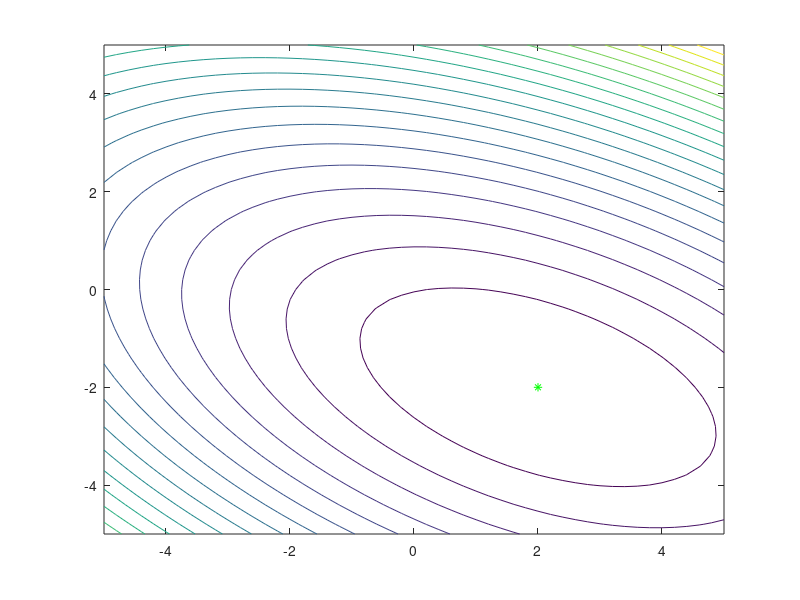

MATLAB code to generate this figure: (Note: this script raises an error after producing the figure.)
%%%%%%%%%%%%%%%%%%%%%%%%%%%%%%%%%%%%%%%%%%%%%%%%%%%%%%%%%%%%%%%
% EOSC 555 - Problem set #5.    Exercise 1
% Minimum of a quadratic function by using 
% a) steepest descent,
% b) Eigenvector directions
% c) CG directions
% d) Conjugate directions from Gram Schmidt 
% Daniel Trad    February 2001- EOSC 555  
%%%%%%%%%%%%%%%%%%%%%%%%%%%%%%%%%%%%%%%%%%%%%%%%%%%%%%%%%%%%%%%
close all 
clear
A=[3 2;2 6]
H=A; % Hessian
b=[2;-8];
fx='funcps5';
d1fx=['d1',fx];
tol=1e-5;  
maxiter=40;
[U,S,V]=svd(A);
xg=-5:.2:5;
yg=-5:.2:5;
[x1,x2]=meshgrid(xg,yg);
z=1/2*(x1.*(A(1,1).*x1+A(1,2).*x2)+x2.*(A(2,1).*x1+A(2,2).*x2))-b(1).*x1-b(2).*x2;
contour(x1,x2,z,20); hold on
xmin=A\b;
plot(xmin(1),xmin(2),'g*');
x0=[-2;2];
plotvector(V(:,1),xmin,'g');
plotvector(V(:,2),xmin,'b');
text(2.2,-1.5,'<---Eigenvector 1')
text(2.5,-2.3,'<---Eigenvector 2')
xaxis=[1 0]
theta1=(180/pi)*acos(dot(xaxis,V(:,1))/(norm(xaxis)*norm(V(:,1))))
theta2=(180/pi)*acos(dot(xaxis,V(:,2))/(norm(xaxis)*norm(V(:,2))))

% Steepest Descent minimization
[ysd,fy,normdeltay,normgrad]=steep_desc2(fx,d1fx,H,x0,maxiter,tol); 
i=1:max(size(ysd));
plot(ysd(i,1),ysd(i,2),'r');plot(ysd(end,1),ysd(end,2),'r*');
plot(ysd(i,1),ysd(i,2),'r.');
text(-4,0,'Steepest Descent--->');
title('Quadratic Function');
xlabel('x');
ylabel('y');
hold off

%%%%%%%%%%%%%%%%%%%%%%%%%%%%%%%%%%%%%%%%%%%%%%%%%%%%%%%%%%%%%%
% Minimization along eigenvectors
% Test for eigenvectors
p1=V(:,1);
p2=V(:,2);
test1=p1'*A*p2
test2=p2'*A*p1
test3=p1'*p2
test4=p2'*p1

S=[p1 p2];
mindescdir(A,b,S,x0,z,x1,x2,2,'Eigenvectors');
return;
%%%%%%%%%%%%%%%%%%%%%%%%%%%%%%%%%%%%%%%%%%%%%%%%%%%%%%%%%%%%%%
% The same as before with conjugate directions
% Find conjugate directions
[x,rho,niter,J,S]=conj_direc(A,b,tol,length(x0),x0);
S=S(:,1:2);
p1=S(:,1);
p2=S(:,2);

%Test for conjugacy
test1=p1'*A*p2
test2=p2'*A*p1
test3=p1'*p2
test4=p2'*p1
mindescdir(A,b,S,x0,z,x1,x2,3,'Conjugate Gradient');

display('The same as before with Grand Schmidt') 
%%%%%%%%%%%%%%%%%%%%%%%%%%%%%%%%%%%%%%%%%%%%%%%%%%%%%%%%%%%%%%
% Find conjugate directions using Gram-Schmidt
% [x,rho,niter,J,S]=conj_direc(A,b,tol,length(xmin),[0 0]);
% Case 1: Firs vecotr is minus gradient
theta=pi/2;
rot=[cos(theta) -sin(theta); sin(theta) cos(theta)];
u1=A*x0-b;
u2=rot*u1; % Second vetor is perpendicular to first one
% Grand Schmidt
p1=u1/norm(u1);
p2=u2-(u2'*A*p1)/(p1'*A*p1)*p1
p2=p2/norm(p2);
S=[p1 p2];
display('Test for Conjugacy') 
test1=p1'*A*p2
test2=p2'*A*p1
test3=p1'*p2
test4=p2'*p1
mindescdir(A,b,S,x0,z,x1,x2,4,['Grand Schmidt: case 1, first direction' ...
	   'is the gradient ']);

%%%%%%%%%%%%%%%%%%%%%%%%%%%%%%%%%%%%%%%%%%%%%%%%%%%%%%%%%%%%%%
% Case 2: Firs vector is x axis
u1=[1;0]
u2=rot*u1; % Second vetor is perpendicular to first one
% Grand Schmidt
p1=u1/norm(u1);
p2=u2-(u2'*A*p1)/(p1'*A*p1)*p1
p2=p2/norm(p2);
S=[p1 p2];
display('Test for Conjugacy') 
test1=p1'*A*p2
test2=p2'*A*p1
test3=p1'*p2
test4=p2'*p1
mindescdir(A,b,S,x0,z,x1,x2,5,['Gram Schmidt: case 2 first direction' ...
	   'is the x axis']);

%%%%%%%%%%%%%%%%%%%%%%%%%%%%%%%%%%%%%%%%%%%%%%%%%%%%%%%%%%%%%%

it continues on next page
